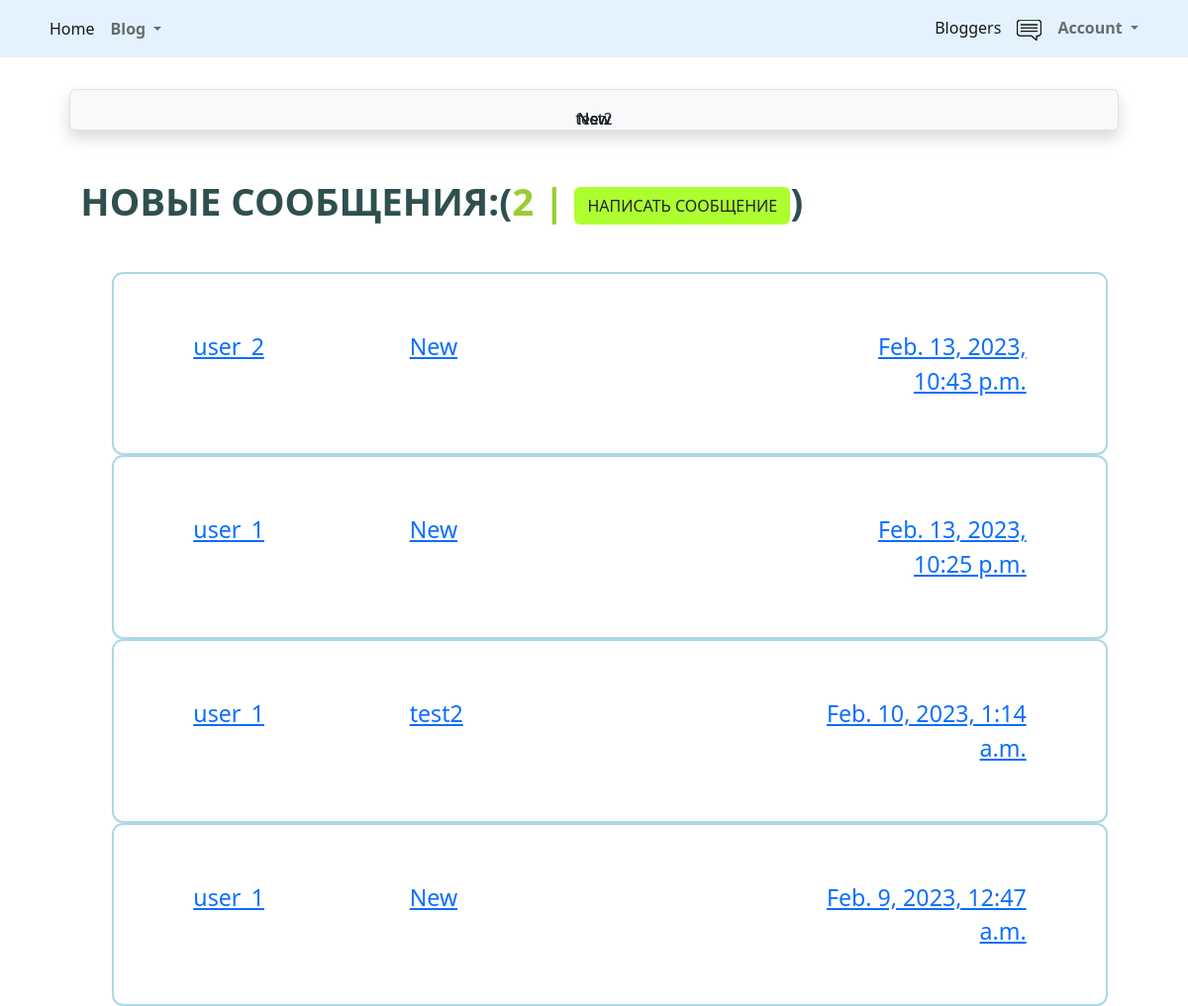
/accounts/profile/inbox (signed in), run on the app's committed database.
### src/accounts/models.py (models this page shows)
class Message(models.Model):
    sender = models.ForeignKey(User, on_delete=models.SET_NULL, null=True, blank=True)
    recipient = models.ForeignKey(User, on_delete=models.SET_NULL, null=True, blank=True, related_name='messages')
    name = models.CharField(max_length=200, null=True, blank=True)
    subject = models.CharField(max_length=200, null=True, blank=True)
    body = models.TextField(max_length=1000)
    is_readed = models.BooleanField(default=False, null=True)
    created = models.DateTimeField(auto_now_add=True)
    id = models.UUIDField(default=uuid.uuid4, unique=True, primary_key=True, editable=False)
    def __str__(self):
        return self.subject
    class Meta:
        ordering = ['is_readed', '-created']

class User(AbstractUser):
    is_activated = models.BooleanField(default=True, db_index=True)
    avatar = models.ImageField(upload_to=avatar_place, default='profile/default.png')
    birthday = models.DateField(null=True, blank=True)
    city = models.CharField(max_length=50, null=True, blank=True)
    class Meta(AbstractUser.Meta):
        db_table = 'user'
    def __str__(self):
        return self.username

### src/accounts/views.py (the view)
# urls.py: path('profile/inbox', inbox, name='inbox'),
@login_required
def inbox(request):
    user = request.user
    messages = user.messages.all()
    count_of_unreaded = messages.filter(is_readed=False).count()
    return render(request, 'messages/inbox.html', {'messages': messages, 'count_of_unreaded': count_of_unreaded})

### src/accounts/templates/messages/inbox.html
{% extends 'base.html' %}
{% load static %}
{% block content %}
    <link rel="stylesheet" type="text/css" href="{% static 'message/css/message.css' %}">
<main class="inbox my-xl">
  <div class="content-box">
    <h3 class="inbox__title">Новые сообщения:(<span>{{count_of_unreaded}} | <a href="{% url 'accounts:create_message' %}" class="btn btn--sub btn--lg">Написать сообщение </a></span>)</h3>
    <ul class="messages">
      {% for message in messages %}
      {% if message.is_read == False %}
      <li class="message message--unread">
        {% else %}
      <li class="message">
        {% endif %}
        <a href="{% url 'accounts:message' message.id %}">
          <span class="message__author">{{message.sender}}</span>
          <span class="message__subject">{{message.subject}}</span>
          <span class="message__date">{{message.created}}</span>
        </a>
      </li>
      {% endfor %}
    </ul>
  </div>
</main>
{% endblock content %}

### src/templates/includes/messages.html
{% if messages %}
    {% for message in messages %}
        <div class="alert alert-{% if message.tags == 'error' %}danger {% else %}{{ message.tags }} {% endif %}" role="alert">
        {{ message }}
        </div>
    {% endfor %}
{% endif %}

### src/accounts/static/message/css/message.css (style rules this page uses)
.message { padding: 2.5rem 0; }
.message > a span { font-size: 1.45rem; font-weight: 500; }
.message:not(:last-child) { border-bottom: 2px solid white; }
.message > a { display: flex; gap: 1rem; }
.message__author, .message__date { flex-basis: 25%; }
.message__subject { flex-basis: 50%; }
.message__date { text-align: right; }
.message.message { list-style: none; background: white; padding: 3.5rem 5rem; border: 2px solid lightblue; border-radius: 0.7rem; }
.inbox { height: 90vh; }
.inbox__title, .inbox__title span { font-size: 2.4rem; font-weight: 700; color: darkslategrey; text-transform: uppercase; text-align: left; margin-bottom: 3rem; }
.inbox__title span { color: yellowgreen; }
.content-box { width: 95%; max-width: 85rem; margin: 0 auto; }
.btn--sub { background-color: greenyellow; }
.alert { position: fixed; left: 50%; top: 120px; transform: translate(-50%, -50%); z-index: 99999; }

### data on the page
Message: subject "New", sender "user_2", created "Feb. 13, 2023, 10:43 p.m."
Message: subject "New", sender "user_1", created "Feb. 13, 2023, 10:25 p.m."
Message: subject "test2", sender "user_1", created "Feb. 10, 2023, 1:14 a.m."
Message: subject "New", sender "user_1", created "Feb. 9, 2023, 12:47 a.m."

### other printed values
{{ count_of_unreaded }} "2"
